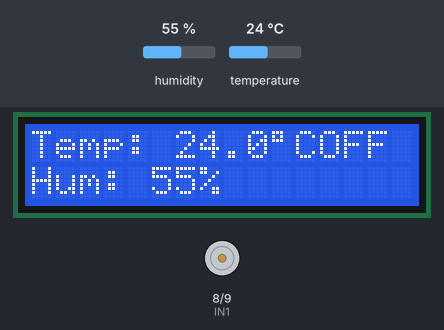
Simulated run of this sketch. Board: Arduino Uno, built with avr-gcc and run on an emulated ATmega328P. Parts: 16×2 character LCD, motor-driver pin pairs drawn as motors (green arrow = first pin HIGH = forward, orange = second pin HIGH = backward, longer = more drive). Inputs (shaded band) come from the test bench; at power-on: temperature 24 °C, humidity 55 %.

Above: at 3.2 s.
3.3 s: temperature set to 29.2 °C
At 5.1 s:
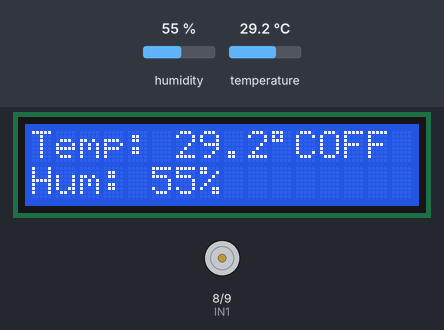
6.0 s: temperature set to 30.4 °C
At 6.5 s:
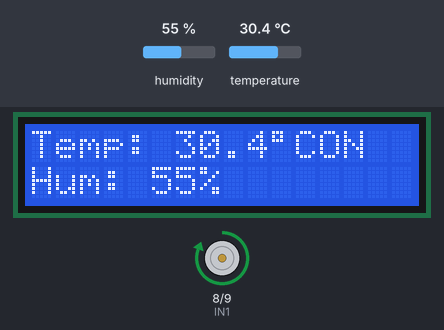
8.7 s: humidity set to 22 %
At 11.5 s:
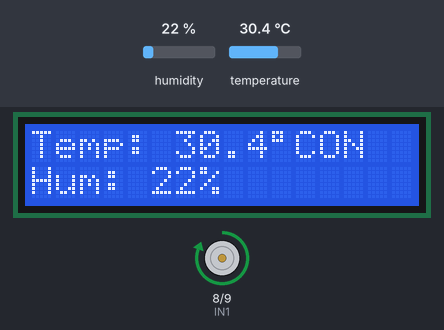
11.8 s: humidity set to 40 %
At 13.2 s:
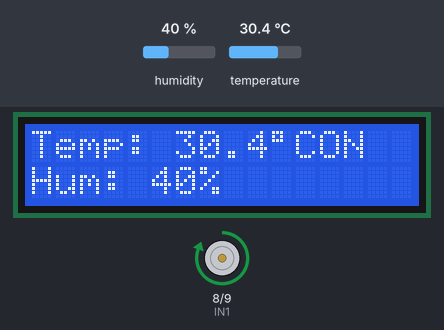
Timing chart, 0 to 14.8 s (numbered marks = the images above; inputs shaded):
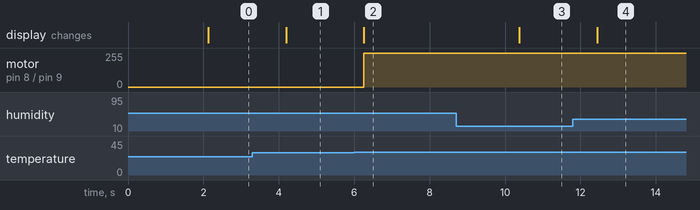

Measured:
- the behaviour switches between 30 and 30.1 °C on temperature (found by bisection; images 1 and 2)
- after the input at 3.3 s, the display: changes after 0.89 s (image 1)
- after the input at 6.0 s, motor on pin 8 (IN1) / pin 9 (IN2): stopped → forward 255/255 after 0.25 s; the display: changes after 0.25 s (image 2)
- after the input at 8.7 s, the display: changes after 1.7 s (image 3)
- after the input at 11.8 s, the display: changes after 0.64 s (image 4)

The sketch:

sketch_oct24a_checkdisplay.ino
```cpp
#include <Wire.h>
#include <LiquidCrystal_I2C.h>
#include "DHT.h"

#define DHTPIN 2          // DHT22 signal pin connected to D2
#define DHTTYPE DHT22

#define IN1 8             // Motor driver input 1
#define IN2 9             // Motor driver input 2

LiquidCrystal_I2C lcd(0x27, 16, 2);
DHT dht(DHTPIN, DHTTYPE);

void setup() {
  lcd.init();
  lcd.backlight();
  dht.begin();

  pinMode(IN1, OUTPUT);
  pinMode(IN2, OUTPUT);

  digitalWrite(IN1, LOW);
  digitalWrite(IN2, LOW);

  lcd.setCursor(0,0);
  lcd.print("Temp Ctrl Fan");
  lcd.setCursor(0,1);
  lcd.print("Initializing...");
  delay(2000);
  lcd.clear();
}

void loop() {
  float h = dht.readHumidity();
  float t = dht.readTemperature();  // Celsius

  // Check if reading failed
  if (isnan(h) || isnan(t)) {
    lcd.clear();
    lcd.setCursor(0, 0);
    lcd.print("Sensor Error");
    delay(2000);
    return;
  }

  // Display on LCD
  lcd.setCursor(0, 0);
  lcd.print("Temp: ");
  lcd.print(t, 1);
  lcd.print((char)223); // degree symbol
  lcd.print("C ");

  lcd.setCursor(0, 1);
  lcd.print("Hum: ");
  lcd.print(h, 0);
  lcd.print("%    ");

  // Control fan
  if (t > 30) {
    digitalWrite(IN1, HIGH);
    digitalWrite(IN2, LOW);
    lcd.setCursor(12, 0);
    lcd.print("ON ");
  } else {
    digitalWrite(IN1, LOW);
    digitalWrite(IN2, LOW);
    lcd.setCursor(12, 0);
    lcd.print("OFF");
  }

  delay(1000);
}
```
